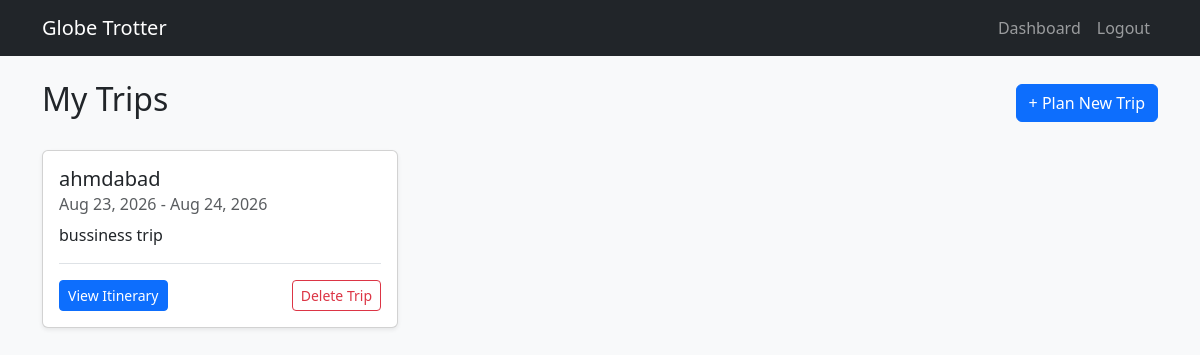
Page /dashboard (signed in) on the earlier database version.
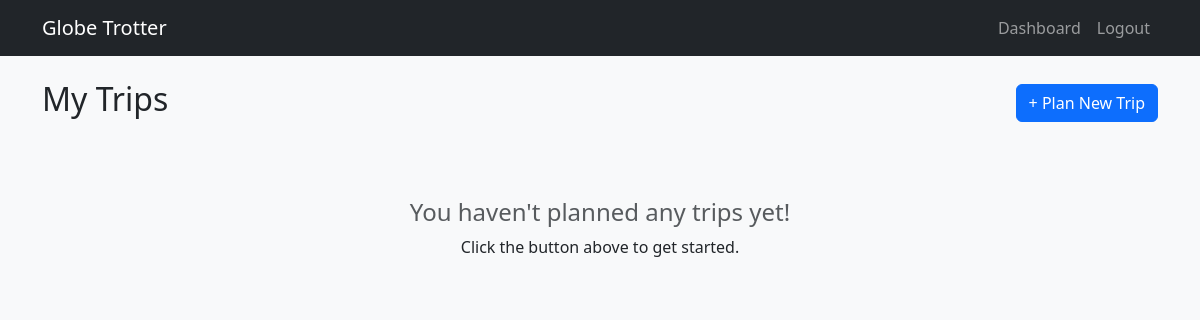
Same page on the later database version.
### app/models.py (models this page shows)
class Trip(db.Model):
    id = db.Column(db.Integer, primary_key=True)
    user_id = db.Column(db.Integer, db.ForeignKey('user.id'), nullable=False) # Links the trip to the user
    title = db.Column(db.String(100), nullable=False)
    description = db.Column(db.Text, nullable=True)
    start_date = db.Column(db.Date, nullable=False)
    end_date = db.Column(db.Date, nullable=False)
    created_at = db.Column(db.DateTime, default=datetime.utcnow)
    stops = db.relationship('Stop', backref='trip', lazy=True, cascade="all, delete-orphan")

### app/routes.py (the view)
@auth.route('/dashboard')
@login_required
def dashboard():
    user_trips = Trip.query.filter_by(user_id=current_user.id).all()
    return render_template('dashboard.html', trips=user_trips)

### app/__init__.py (called while the page is built)
def create_app():
    app = Flask(__name__)
    app.config["SECRET_KEY"] = "123456"
    app.config["SQLALCHEMY_DATABASE_URI"] = "sqlite:///project.db"
    app.config["SQLALCHEMY_TRACK_MODIFICATIONS"] = False
    db.init_app(app)
    login_manager.init_app(app)
    login_manager.login_view = 'auth.login'
    login_manager.login_message_category = 'info'
    from app.routes import auth as auth_blueprint
    app.register_blueprint(auth_blueprint)
    from app.models import User
    @login_manager.user_loader
    def load_user(user_id):
        return User.query.get(int(user_id))
    return app

### app/templates/dashboard.html
{% extends "base.html" %}
{% block content %}
<div class="d-flex justify-content-between align-items-center mb-4">
    <h2>My Trips</h2>
    <a href="{{ url_for('auth.create_trip') }}" class="btn btn-primary">+ Plan New Trip</a>
</div>
<div class="row">
    {% if trips %}
        {% for trip in trips %}
        <div class="col-md-4 mb-4">
            <div class="card shadow-sm h-100">
                <div class="card-body">
                    <h5 class="card-title">{{ trip.title }}</h5>
                    <h6 class="card-subtitle mb-2 text-muted">
                        {{ trip.start_date.strftime('%b %d, %Y') }} - {{ trip.end_date.strftime('%b %d, %Y') }}
                    </h6>
                        <p class="card-text text-truncate">{{ trip.description }}</p><div class="d-flex justify-content-between align-items-center mt-3 border-top pt-3">
                        <a href="{{ url_for('auth.trip_view', trip_id=trip.id) }}" class="btn btn-primary btn-sm">View Itinerary</a>
                        <form method="POST" action="{{ url_for('auth.delete_trip', trip_id=trip.id) }}" onsubmit="return confirm('Are you sure you want to completely delete this trip? This cannot be undone.');">
                            <button type="submit" class="btn btn-outline-danger btn-sm">Delete Trip</button>
                        </form>
                    </div>
                </div>
            </div>
        </div>
        {% endfor %}
    {% else %}
        <div class="col-12 text-center mt-5">
            <h4 class="text-muted">You haven't planned any trips yet!</h4>
            <p>Click the button above to get started.</p>
        </div>
    {% endif %}
</div>
{% endblock %}

### app/templates/base.html (shortened to what this page needs)
<!DOCTYPE html>
<html lang="en">
<head>
    <link href="https://cdn.jsdelivr.net/npm/bootstrap@5.3.0/dist/css/bootstrap.min.css" rel="stylesheet">
</head>
<body class="bg-light">
    <nav class="navbar navbar-expand-lg navbar-dark bg-dark">
        <div class="container">
            <a class="navbar-brand" href="#">Globe Trotter</a>
            <div class="collapse navbar-collapse">
                <ul class="navbar-nav ms-auto">
                    {% if current_user.is_authenticated %}
                        <li class="nav-item"><a class="nav-link" href="{{ url_for('auth.dashboard') }}">Dashboard</a></li>
                        <li class="nav-item"><a class="nav-link" href="{{ url_for('auth.logout') }}">Logout</a></li>
                    {% else %}
                        <li class="nav-item"><a class="nav-link" href="{{ url_for('auth.login') }}">Login</a></li>
                        <li class="nav-item"><a class="nav-link" href="{{ url_for('auth.signup') }}">Sign Up</a></li>
                    {% endif %}
                </ul>
            </div>
        </div>
    </nav>
    <div class="container mt-4">
        {% block content %}{% endblock %}
    </div>
</body>
</html>

Differences in the rows shown:
removed Trip: title "ahmdabad", start_date "Aug 23, 2026", end_date "Aug 24, 2026", description "bussiness trip"
Other differences:
text now shown: "You haven't planned any trips yet! Click the button above to get started."
